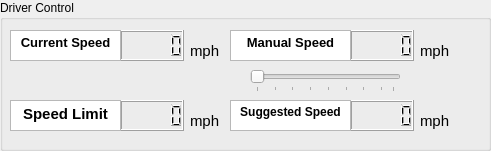
     <widget class="QGroupBox" name="drive_ctrl_box">
      <property name="geometry">
       <rect>
        <x>20</x>
        <y>60</y>
        <width>491</width>
        <height>151</height>
       </rect>
      </property>
      <property name="title">
       <string>Driver Control</string>
      </property>
      <widget class="QLCDNumber" name="current_speed_display">
       <property name="geometry">
        <rect>
         <x>120</x>
         <y>30</y>
         <width>64</width>
         <height>31</height>
        </rect>
       </property>
      </widget>
      <widget class="QLCDNumber" name="input_speed_display">
       <property name="geometry">
        <rect>
         <x>350</x>
         <y>30</y>
         <width>64</width>
         <height>31</height>
        </rect>
       </property>
      </widget>
      <widget class="QLCDNumber" name="speed_limit_display">
       <property name="geometry">
        <rect>
         <x>120</x>
         <y>100</y>
         <width>64</width>
         <height>31</height>
        </rect>
       </property>
      </widget>
      <widget class="QLCDNumber" name="suggested_speed_display">
       <property name="geometry">
        <rect>
         <x>350</x>
         <y>100</y>
         <width>64</width>
         <height>31</height>
        </rect>
       </property>
      </widget>
      <widget class="QSlider" name="input_speed_slider">
       <property name="geometry">
        <rect>
         <x>250</x>
         <y>70</y>
         <width>151</width>
         <height>22</height>
        </rect>
       </property>
       <property name="minimum">
        <number>1</number>
       </property>
       <property name="maximum">
        <number>24</number>
       </property>
       <property name="pageStep">
        <number>8</number>
       </property>
       <property name="sliderPosition">
        <number>1</number>
       </property>
       <property name="orientation">
        <enum>Qt::Horizontal</enum>
       </property>
       <property name="invertedAppearance">
        <bool>false</bool>
       </property>
       <property name="tickPosition">
        <enum>QSlider::TicksBelow</enum>
       </property>
       <property name="tickInterval">
        <number>3</number>
       </property>
      </widget>
      <widget class="QTextBrowser" name="current_speed_txt">
       <property name="geometry">
        <rect>
         <x>10</x>
         <y>30</y>
         <width>111</width>
         <height>31</height>
        </rect>
       </property>
       <property name="verticalScrollBarPolicy">
        <enum>Qt::ScrollBarAlwaysOff</enum>
       </property>
       <property name="horizontalScrollBarPolicy">
        <enum>Qt::ScrollBarAlwaysOff</enum>
       </property>
       <property name="html">
        <string>&lt;!DOCTYPE HTML PUBLIC &quot;-//W3C//DTD HTML 4.0//EN&quot; &quot;http://www.w3.org/TR/REC-html40/strict.dtd&quot;&gt;
&lt;html&gt;&lt;head&gt;&lt;meta name=&quot;qrichtext&quot; content=&quot;1&quot; /&gt;&lt;style type=&quot;text/css&quot;&gt;
p, li { white-space: pre-wrap; }
&lt;/style&gt;&lt;/head&gt;&lt;body style=&quot; font-family:'MS Shell Dlg 2'; font-size:10pt; font-weight:400; font-style:normal;&quot;&gt;
&lt;p align=&quot;center&quot; style=&quot; margin-top:0px; margin-bottom:0px; margin-left:0px; margin-right:0px; -qt-block-indent:0; text-indent:0px;&quot;&gt;&lt;span style=&quot; font-weight:696;&quot;&gt;Current Speed&lt;/span&gt;&lt;/p&gt;&lt;/body&gt;&lt;/html&gt;</string>
       </property>
      </widget>
      <widget class="QTextBrowser" name="speed_limit_txt">
       <property name="geometry">
        <rect>
         <x>10</x>
         <y>100</y>
         <width>111</width>
         <height>31</height>
        </rect>
       </property>
       <property name="verticalScrollBarPolicy">
        <enum>Qt::ScrollBarAlwaysOff</enum>
       </property>
       <property name="horizontalScrollBarPolicy">
        <enum>Qt::ScrollBarAlwaysOff</enum>
       </property>
       <property name="html">
        <string>&lt;!DOCTYPE HTML PUBLIC &quot;-//W3C//DTD HTML 4.0//EN&quot; &quot;http://www.w3.org/TR/REC-html40/strict.dtd&quot;&gt;
&lt;html&gt;&lt;head&gt;&lt;meta name=&quot;qrichtext&quot; content=&quot;1&quot; /&gt;&lt;style type=&quot;text/css&quot;&gt;
p, li { white-space: pre-wrap; }
&lt;/style&gt;&lt;/head&gt;&lt;body style=&quot; font-family:'MS Shell Dlg 2'; font-size:10pt; font-weight:400; font-style:normal;&quot;&gt;
&lt;p align=&quot;center&quot; style=&quot; margin-top:0px; margin-bottom:0px; margin-left:0px; margin-right:0px; -qt-block-indent:0; text-indent:0px;&quot;&gt;&lt;span style=&quot; font-size:11pt; font-weight:696;&quot;&gt;Speed Limit&lt;/span&gt;&lt;/p&gt;&lt;/body&gt;&lt;/html&gt;</string>
       </property>
      </widget>
      <widget class="QTextBrowser" name="input_speed_txt">
       <property name="geometry">
        <rect>
         <x>230</x>
         <y>30</y>
         <width>121</width>
         <height>31</height>
        </rect>
       </property>
       <property name="verticalScrollBarPolicy">
        <enum>Qt::ScrollBarAlwaysOff</enum>
       </property>
       <property name="horizontalScrollBarPolicy">
        <enum>Qt::ScrollBarAlwaysOff</enum>
       </property>
       <property name="html">
        <string>&lt;!DOCTYPE HTML PUBLIC &quot;-//W3C//DTD HTML 4.0//EN&quot; &quot;http://www.w3.org/TR/REC-html40/strict.dtd&quot;&gt;
&lt;html&gt;&lt;head&gt;&lt;meta name=&quot;qrichtext&quot; content=&quot;1&quot; /&gt;&lt;style type=&quot;text/css&quot;&gt;
p, li { white-space: pre-wrap; }
&lt;/style&gt;&lt;/head&gt;&lt;body style=&quot; font-family:'MS Shell Dlg 2'; font-size:10pt; font-weight:400; font-style:normal;&quot;&gt;
&lt;p align=&quot;center&quot; style=&quot; margin-top:0px; margin-bottom:0px; margin-left:0px; margin-right:0px; -qt-block-indent:0; text-indent:0px;&quot;&gt;&lt;span style=&quot; font-weight:696;&quot;&gt;Manual Speed&lt;/span&gt;&lt;/p&gt;&lt;/body&gt;&lt;/html&gt;</string>
       </property>
      </widget>
      <widget class="QTextBrowser" name="suggested_speed_txt">
       <property name="geometry">
        <rect>
         <x>230</x>
         <y>100</y>
         <width>121</width>
         <height>31</height>
        </rect>
       </property>
       <property name="verticalScrollBarPolicy">
        <enum>Qt::ScrollBarAlwaysOff</enum>
       </property>
       <property name="horizontalScrollBarPolicy">
        <enum>Qt::ScrollBarAlwaysOff</enum>
       </property>
       <property name="html">
        <string>&lt;!DOCTYPE HTML PUBLIC &quot;-//W3C//DTD HTML 4.0//EN&quot; &quot;http://www.w3.org/TR/REC-html40/strict.dtd&quot;&gt;
&lt;html&gt;&lt;head&gt;&lt;meta name=&quot;qrichtext&quot; content=&quot;1&quot; /&gt;&lt;style type=&quot;text/css&quot;&gt;
p, li { white-space: pre-wrap; }
&lt;/style&gt;&lt;/head&gt;&lt;body style=&quot; font-family:'MS Shell Dlg 2'; font-size:10pt; font-weight:400; font-style:normal;&quot;&gt;
&lt;p align=&quot;center&quot; style=&quot; margin-top:0px; margin-bottom:0px; margin-left:0px; margin-right:0px; -qt-block-indent:0; text-indent:0px;&quot;&gt;&lt;span style=&quot; font-size:9pt; font-weight:696;&quot;&gt;Suggested Speed&lt;/span&gt;&lt;/p&gt;&lt;/body&gt;&lt;/html&gt;</string>
       </property>
      </widget>
      <widget class="QLabel" name="mph_txt_3">
       <property name="geometry">
        <rect>
         <x>190</x>
         <y>110</y>
         <width>31</width>
         <height>21</height>
        </rect>
       </property>
       <property name="font">
        <font>
         <pointsize>11</pointsize>
        </font>
       </property>
       <property name="text">
        <string>mph</string>
       </property>
      </widget>
      <widget class="QLabel" name="mph_txt_1">
       <property name="geometry">
        <rect>
         <x>190</x>
         <y>40</y>
         <width>31</width>
         <height>21</height>
        </rect>
       </property>
       <property name="font">
        <font>
         <pointsize>11</pointsize>
        </font>
       </property>
       <property name="text">
        <string>mph</string>
       </property>
      </widget>
      <widget class="QLabel" name="mph_txt_4">
       <property name="geometry">
        <rect>
         <x>420</x>
         <y>110</y>
         <width>31</width>
         <height>21</height>
        </rect>
       </property>
       <property name="font">
        <font>
         <pointsize>11</pointsize>
        </font>
       </property>
       <property name="text">
        <string>mph</string>
       </property>
      </widget>
      <widget class="QLabel" name="mph_txt_2">
       <property name="geometry">
        <rect>
         <x>420</x>
         <y>40</y>
         <width>31</width>
         <height>21</height>
        </rect>
       </property>
       <property name="font">
        <font>
         <pointsize>11</pointsize>
        </font>
       </property>
       <property name="text">
        <string>mph</string>
       </property>
      </widget>
     </widget>
